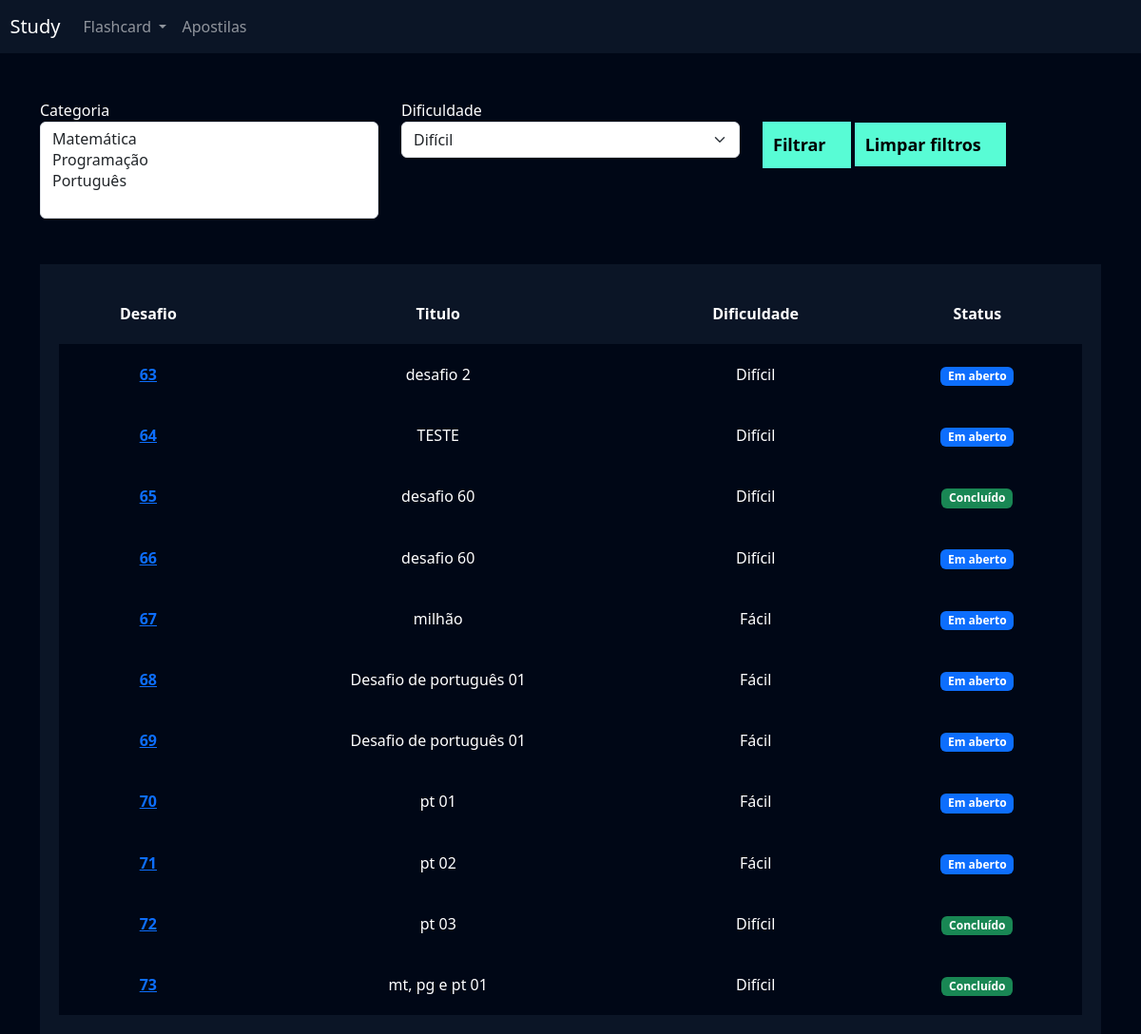
/flashcard/listar_desafio/ (signed in), run on an earlier commit of the app's database.
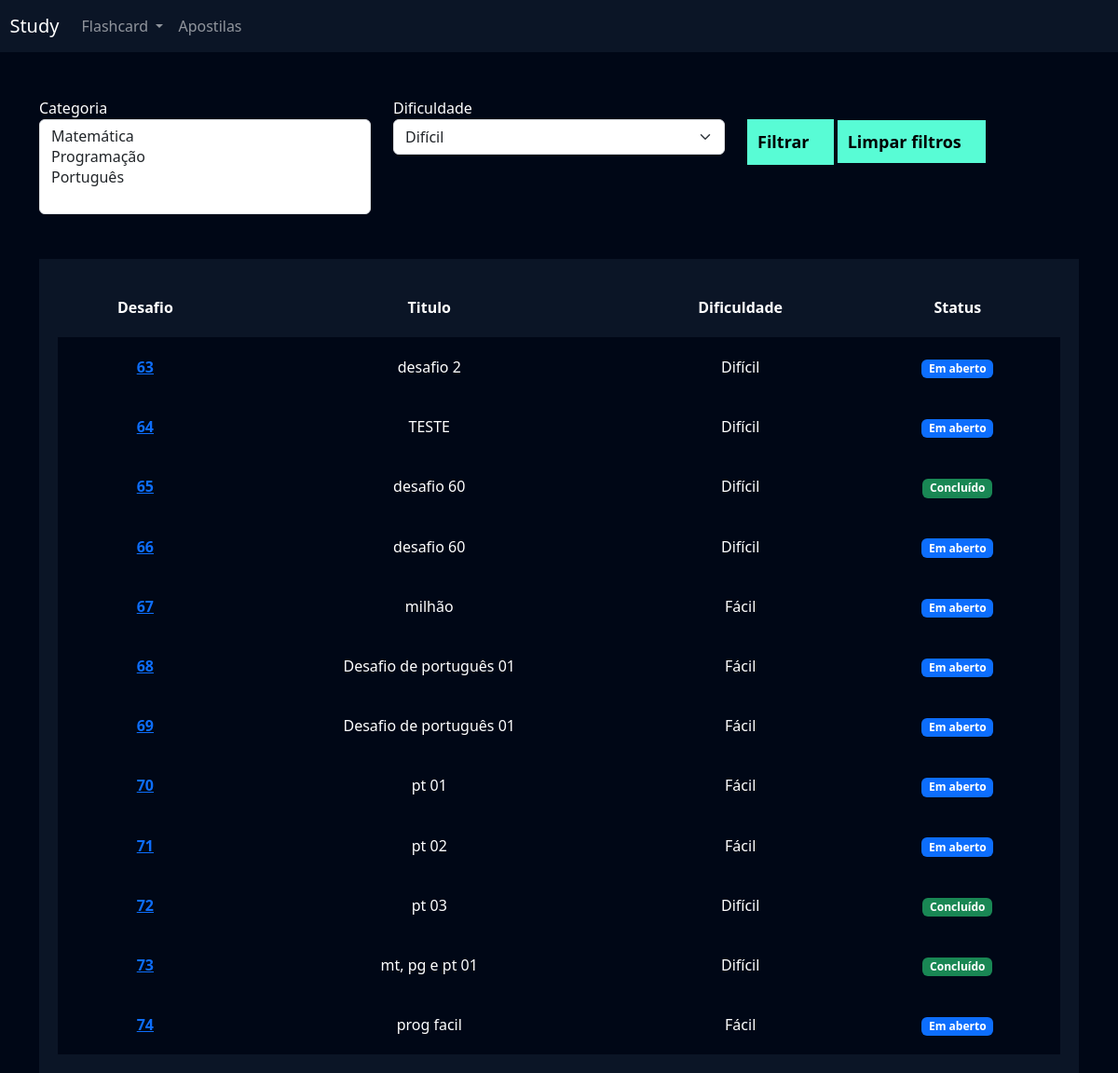
And on a later commit of the database.
### flashcard/models.py (models this page shows, shortened)
class Desafio(models.Model):
    user = models.ForeignKey(User, on_delete=models.DO_NOTHING)
    titulo = models.CharField(max_length=100)
    categoria = models.ManyToManyField(Categoria)
    quantidade_perguntas = models.IntegerField()
    dificuldade = models.CharField(
        max_length=1, choices=Flashcard.DIFICULDADE_CHOICES)
    flashcards = models.ManyToManyField(FlashcardDesafio)
    def status(self):
        if self.flashcards.filter(respondido=False).exists():
            return mark_safe('<span class="badge bg-primary">Em aberto</span>')
        else:
            return mark_safe('<span class="badge bg-success">Concluído</span>')

### flashcard/views.py (the view)
# urls.py: path('listar_desafio/', views.listar_desafio, name='listar_desafio'),
def listar_desafio(request):
    if request.method == 'GET':
        desafios = Desafio.objects.filter(user=request.user)
        categorias = Categoria.objects.all()
        dificuldades = Flashcard.DIFICULDADE_CHOICES
        return render(request, 'listar_desafio.html', {'desafios': desafios, 'categorias': categorias, 'dificuldades': dificuldades}, )
    elif request.method == 'POST':
        categorias = request.POST.get('categoria')
        dificuldade = request.POST.get('dificuldade')
        desafios = Desafio.objects.filter(
            categoria=categorias).filter(dificuldade=dificuldade)
        return render(request, 'listar_desafio.html', {'desafios': desafios})

### flashcard/templates/listar_desafio.html (shortened to what this page needs)
{% extends "base.html" %}
{% load static %}
{% block 'cabecalho' %}
 <link href="{% static 'usuarios/css/cadastro.css' %}" rel="stylesheet">
 <link href="{% static 'flashcard/css/novo_flashcard.css' %}" rel="stylesheet">
 <link href="{% static 'flashcard/css/iniciar_desafio.css' %}" rel="stylesheet">
 <link href="{% static 'flashcard/css/desafio.css' %}" rel="stylesheet">
 <link href="{% static 'flashcard/css/limpar_filtros.css' %}" rel="stylesheet">
 <link href='https://unpkg.com/boxicons@2.1.4/css/boxicons.min.css' rel='stylesheet'>
{% endblock 'cabecalho' %}
{% block 'conteudo' %}
{% include "partials/header.html" %}
 <div class="container">
 <br>
 <br>
    <div class="row">
    <div class="col-md">
        <form action="{% url 'listar_desafio' %}" method="POST">{% csrf_token %}
         <label for="">Categoria</label>
         <select name="categoria" class="form-select" multiple>
            {% for categoria in categorias %}
                <option value="{{categoria.id}}">
                </option>
            {% endfor %}
    </select>
    </div>
    <div class="col-md">
        <label for="">Dificuldade</label>
        <select name="dificuldade" class="form-select">
            {% for dificuldade in dificuldades %}
                <option value="{{dificuldade.0}}">
                    {{dificuldade.1}}
                </option>
            {% endfor %}
    </select>
        </div>
 <div class="col-md">
 <br>
        <input type="submit" value="Filtrar" class="btn-cadastro">
        <a href="/flashcard/listar_desafio" class="btn-cadastro">Limpar filtros</a>
    </div>
    </div>
 <br>
 <br>
    <div class="box-listar">
        <table>
        <thead>
            <tr>
                <th scope="col">Desafio</th>
                <th scope="col">Titulo</th>
                <th scope="col">Dificuldade</th>
                <th scope="col">Status</th>
            </tr>
        </thead>
    <tbody>
        {% for desafio in desafios %}
        <tr class="linha">
            <th><a href="{% url 'desafio' desafio.id %}">{{desafio.id}}</a></th>
            <td>{{desafio.titulo}}</td>
            <td>{{desafio.get_dificuldade_display}}</td>
            <td>{{desafio.status}}</td>
        </tr>
        {% endfor %}
    </tbody>
 </table>
 </div>
 </div>
{% endblock 'conteudo' %}

### templates/base.html (shortened to what this page needs)
{% load static %}
<!DOCTYPE html>
<html lang="en">
  <head>
    <link
      href="https://cdn.jsdelivr.net/npm/bootstrap@5.3.2/dist/css/bootstrap.min.css"
      rel="stylesheet"
    />
    <link href="{% static "geral/css/base.css" %}" rel="stylesheet"/>
    {% block 'cabecalho' %} {% endblock %}
  </head>
  <body>
    {% block 'conteudo' %}{% endblock %}
  </body>
</html>

### templates/partials/header.html (shortened to what this page needs)
<nav
  style="background-color: var(--main-color)"
  class="navbar navbar-expand-lg navbar-dark"
>
  <a class="navbar-brand" href="#">&nbsp&nbspStudy</a>
  <div class="collapse navbar-collapse" id="navbarNav">
    <ul class="navbar-nav">
      <li class="nav-item dropdown">
        <a
          class="nav-link dropdown-toggle"
          href="#"
          id="navbarDropdown"
          role="button"
          data-bs-toggle="dropdown"
          aria-expanded="false"
        >
          Flashcard
        </a>
      </li>
      <li class="nav-item">
        <a class="nav-link" href="/apostilas/adicionar_apostilas">Apostilas</a>
      </li>
    </ul>
  </div>
</nav>

### templates/static/geral/css/base.css (style rules this page uses)
:root { --main-color: #0b1526; --dark-color: #000716; --secondary-dark-color: rgb(15, 2, 26); --light-color: #00c1f3; --contrast-color: #f4c96b; --differential-color: #58fcd5; AULA 1 5 }
body { background-color: var(--dark-color) !important; color: white !important; }

### templates/static/usuarios/css/cadastro.css (style rules this page uses)
* { margin: 0; padding: 0; }
.btn-cadastro { padding: 10px; background-color: #58fcd5; border: none; border: 1px solid #58fcd5; font-size: 18px; font-weight: bold; AULA 1 6 padding-left: 25px; padding-right: 25px; }

### templates/static/flashcard/css/desafio.css (style rules this page uses)
.box-listar { background-color: #0b1526; padding: 20px; }
table { width: 100%; padding: 20px; text-align: center; }
.linha { height: 40px; background-color: var(--dark-color); padding: 20px; }
td, th { padding: 20px; }
tr { background-color: var(--main-color); }

### templates/static/flashcard/css/limpar_filtros.css (style rules this page uses)
.btn-cadastro { text-decoration: none; color: black; cursor: pointer; }

What changed in the data, as far as the page shows it:
added Desafio: id "74", titulo "prog facil", dificuldade "Fácil", status "Em aberto"
